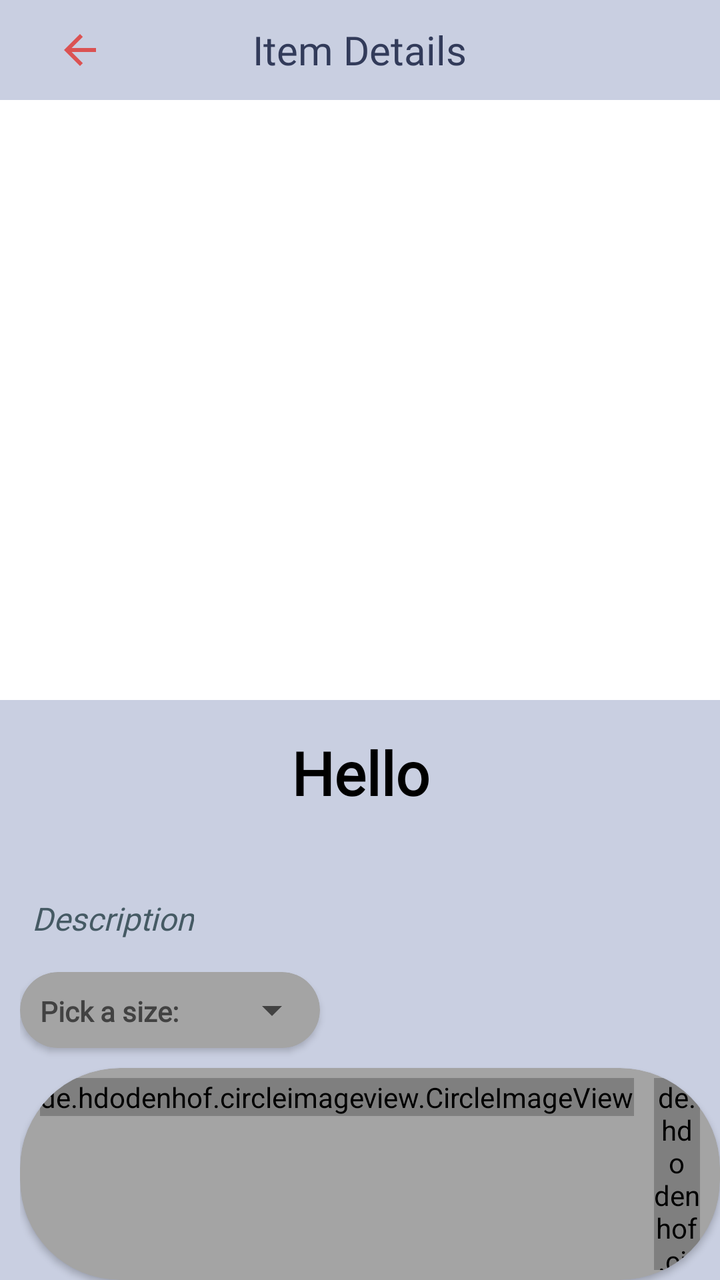
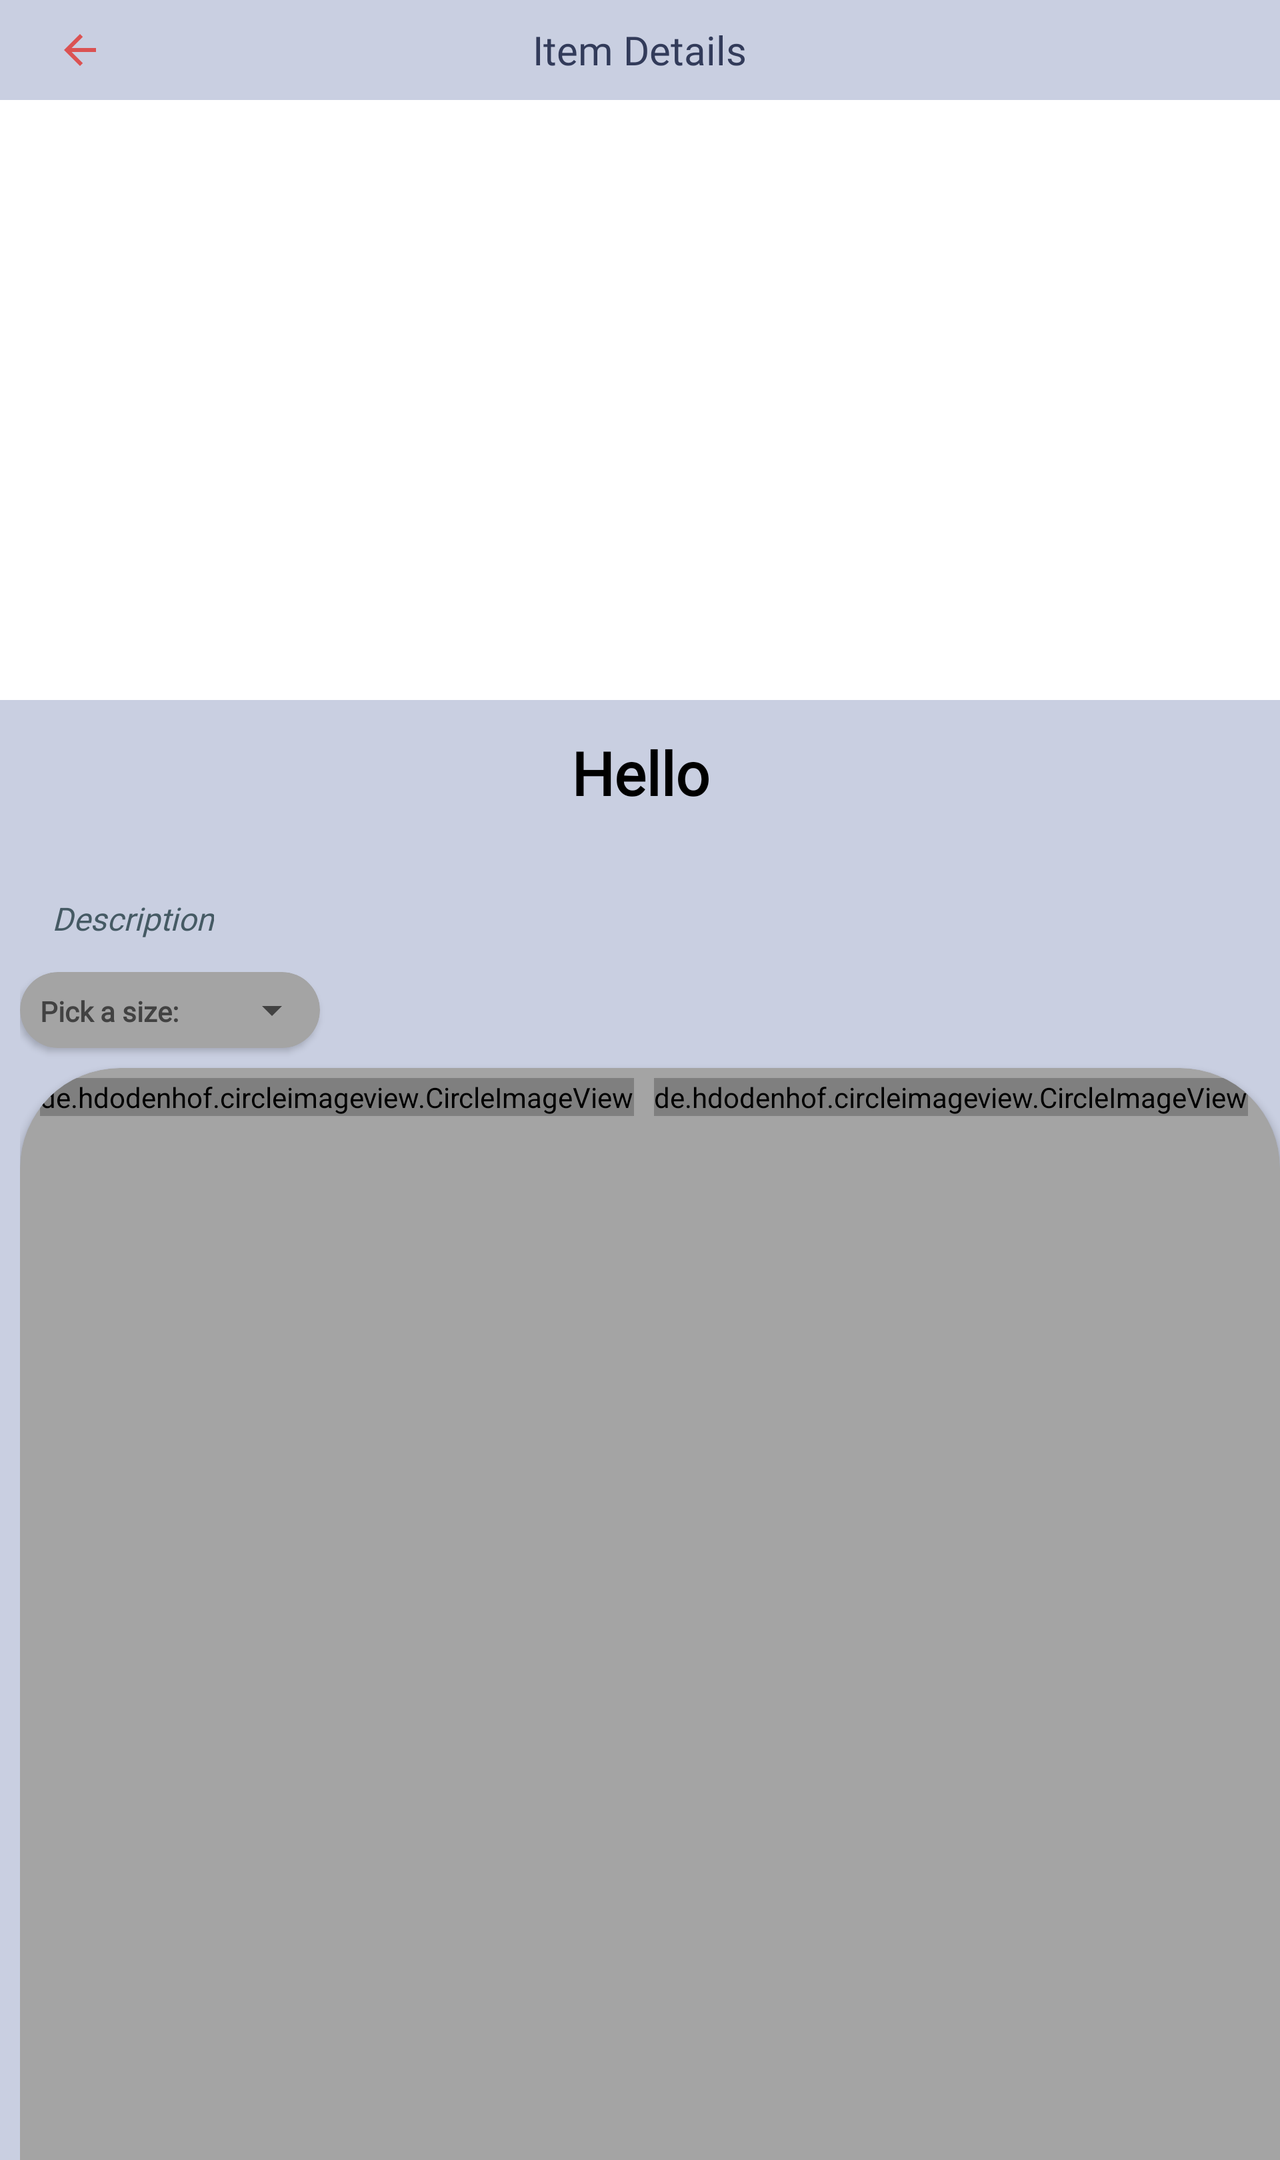

One screen, two layout resources from the same app: the default and the repository's alternative for another configuration. Each is rendered where Android would select it; the XML of both is given below.
<!-- AndroidManifest.xml: application theme Theme.SneakerSteals -->
<!-- res/layout/activity_details.xml -->
<?xml version="1.0" encoding="utf-8"?>
<LinearLayout xmlns:android="http://schemas.android.com/apk/res/android"
    xmlns:app="http://schemas.android.com/apk/res-auto"
    xmlns:tools="http://schemas.android.com/tools"
    android:layout_width="match_parent"
    android:layout_height="match_parent"
    android:orientation="vertical"
    android:background="#C9CFE1"
    tools:context=".DetailsActivity">

    <RelativeLayout
        android:layout_width="match_parent"
        android:layout_height="wrap_content"
        android:background="#C9CFE1">

        <TextView
            android:id="@+id/detailsview_header"
            android:layout_width="wrap_content"
            android:layout_height="wrap_content"
            android:layout_alignParentTop="true"
            android:layout_centerInParent="true"
            android:fontFamily="@font/montserrat_alternates_medium"
            android:text="Item Details"
            android:textColor="#323B5A"
            android:textSize="20sp" />

        <ImageButton
            android:id="@+id/back_button_details"
            android:layout_width="50dp"
            android:layout_height="50dp"
            android:layout_centerVertical="true"
            android:layout_gravity="center_vertical"
            android:layout_marginHorizontal="15dp"
            android:background="@android:color/transparent"
            android:layoutDirection="locale"
            android:outlineAmbientShadowColor="#DC143C"
            android:src="@drawable/ic_arrow_back_24"
            tools:ignore="SpeakableTextPresentCheck,ImageContrastCheck">

        </ImageButton>
    </RelativeLayout>
<RelativeLayout
    android:layout_width="match_parent"
    android:layout_height="300dp">
    <androidx.viewpager.widget.ViewPager
            android:id="@+id/viewPager"
            android:layout_width="match_parent"
            android:layout_height="300dp"
            android:background="@color/white"
            tools:ignore="SpeakableTextPresentCheck,SpeakableTextPresentCheck">

    </androidx.viewpager.widget.ViewPager>

    <com.google.android.material.tabs.TabLayout
        android:layout_height="wrap_content"
        android:layout_width="wrap_content"
        android:id="@+id/tablayout"
        app:tabBackground="@drawable/tab_selector"
        app:tabGravity="center"
        android:layout_centerInParent="true"
        android:background="@android:color/transparent"
        app:tabIndicatorHeight="0dp"
        android:layout_alignParentBottom="true">

    </com.google.android.material.tabs.TabLayout>
</RelativeLayout>

    <TextView
            android:layout_width="match_parent"
            android:layout_height="wrap_content"
            android:text="Hello"
            android:fontFamily="@font/montserrat_alternates_medium"
            android:textSize="30sp"
            android:textAlignment="center"
            android:textColor="#000000"
            android:padding="16dp"
            android:id="@+id/details_name"
            android:textStyle="bold">

        </TextView>

    <TextView
        android:id="@+id/details_description"
        android:layout_width="wrap_content"
        android:layout_height="wrap_content"
        android:layout_marginTop="10dp"
        android:fontFamily="@font/montserrat_alternates_medium"
        android:padding="16dp"
        android:text="Description"
        android:textColor="#455A64"
        android:textSize="16dp"
        android:textStyle="italic">

    </TextView>

    <RelativeLayout
            android:layout_width="match_parent"
            android:layout_height="wrap_content"
            android:layout_gravity="center_vertical"
            android:background="#C9CFE1"
            android:orientation="horizontal"
            android:layout_marginStart="10dp">
            <androidx.cardview.widget.CardView
                android:id="@+id/details_size"
                android:layout_width="150dp"
                android:layout_height="38dp"
                android:layout_gravity="center"
                android:orientation="horizontal"
                app:cardBackgroundColor="#A4A4A4"
                app:cardCornerRadius="50dp">
            <TextView
                android:fontFamily="@font/montserrat_alternates_medium"
                android:layout_width="wrap_content"
                android:layout_height="wrap_content"
                android:padding="10dp"
                android:id="@+id/size_text"
                android:layout_gravity="center_vertical"
                android:text="Pick a size:"
                android:textColor="#424242"
                android:textStyle="bold"
                />

                <Spinner
                    android:id="@+id/size_dropdown"
                    android:layout_width="wrap_content"
                    android:layout_height="fill_parent"
                    android:layout_marginStart="115dp"
                    android:spinnerMode="dropdown"
                    tools:ignore="SpeakableTextPresentCheck,TouchTargetSizeCheck">

                </Spinner>
            </androidx.cardview.widget.CardView>





        <androidx.cardview.widget.CardView
            android:id="@+id/details_colour"
            android:layout_width="wrap_content"
            android:layout_height="wrap_content"
            android:orientation="horizontal"
            android:layout_below="@id/details_size"
            android:layout_marginTop="10dp"
            app:cardBackgroundColor="#A4A4A4"
            app:cardCornerRadius="50dp">
            <LinearLayout
                android:layout_width="wrap_content"
                android:layout_height="match_parent"
                android:orientation="horizontal"
                android:padding="5dp">

                <de.hdodenhof.circleimageview.CircleImageView
                    android:id="@+id/firstcolour"
                    android:layout_width="wrap_content"
                    android:layout_height="wrap_content"
                    android:src="@drawable/bluecolour"
                    android:layout_marginHorizontal="5dp"
                    app:civ_border_color="@color/white"
                    app:civ_border_width="1dp"
                    android:visibility="visible" />
                <de.hdodenhof.circleimageview.CircleImageView
                    android:id="@+id/secondcolour"
                    android:layout_width="wrap_content"
                    android:layout_height="wrap_content"
                    android:src="@drawable/whitecolour"
                    app:civ_border_color="@color/white"
                    android:layout_marginHorizontal="5dp"
                    app:civ_border_width="1dp"
                    android:visibility="visible" />
                <de.hdodenhof.circleimageview.CircleImageView
                    android:id="@+id/thirdcolour"
                    android:layout_width="wrap_content"
                    android:layout_height="wrap_content"
                    android:src="@drawable/redcolour"
                    app:civ_border_color="@color/white"
                    android:layout_marginHorizontal="5dp"
                    app:civ_border_width="1dp"
                    android:visibility="visible" />
                <de.hdodenhof.circleimageview.CircleImageView
                    android:id="@+id/fourthcolour"
                    android:layout_width="wrap_content"
                    android:layout_height="wrap_content"
                    android:src="@drawable/yellowcolour"
                    app:civ_border_color="@color/white"
                    android:layout_marginHorizontal="5dp"
                    app:civ_border_width="1dp"
                    android:visibility="visible" />
            </LinearLayout>

        </androidx.cardview.widget.CardView>

    </RelativeLayout>

</LinearLayout>
<!-- resources referenced by this layout -->
<resources>
  <color name="white">#FFFFFFFF</color>
  <!-- drawable bluecolour (drawable) -->
  <?xml version="1.0" encoding="utf-8"?>
  <vector
      xmlns:android="http://schemas.android.com/apk/res/android"
      android:width="23dp"
      android:height="23dp"
      android:viewportWidth="23"
      android:viewportHeight="23"
      >
      <group>
  
          <clip-path
              android:pathData="M23 11.5C23 17.8513 17.8513 23 11.5 23C5.14873 23 0 17.8513 0 11.5C0 5.14873 5.14873 0 11.5 0C17.8513 0 23 5.14873 23 11.5Z"
              />
  
          <path
              android:pathData="M0 0V23H23V0"
              android:fillColor="#0288D1"
              />
  
  
      </group>
  
  </vector>
  <!-- drawable ic_arrow_back_24 (drawable) -->
  <vector android:height="24dp" android:tint="#DB5252"
      android:viewportHeight="24" android:viewportWidth="24"
      android:width="24dp" xmlns:android="http://schemas.android.com/apk/res/android">
      <path android:fillColor="@android:color/white" android:pathData="M20,11H7.83l5.59,-5.59L12,4l-8,8 8,8 1.41,-1.41L7.83,13H20v-2z"/>
  </vector>
  <!-- drawable redcolour (drawable) -->
  <vector
      xmlns:android="http://schemas.android.com/apk/res/android"
      xmlns:aapt="http://schemas.android.com/aapt"
      android:width="23dp"
      android:height="23dp"
      android:viewportWidth="23"
      android:viewportHeight="23"
      >
  
      <group>
  
          <clip-path
              android:pathData="M23 11.5C23 17.8513 17.8513 23 11.5 23C5.14873 23 0 17.8513 0 11.5C0 5.14873 5.14873 0 11.5 0C17.8513 0 23 5.14873 23 11.5Z"
              />
  
          <path
              android:pathData="M0 0V23H23V0"
              android:fillColor="#B71C1C"
              />
  
      </group>
  
  </vector>
  <!-- drawable whitecolour (drawable) -->
  <vector
      xmlns:android="http://schemas.android.com/apk/res/android"
      xmlns:aapt="http://schemas.android.com/aapt"
      android:width="23dp"
      android:height="23dp"
      android:viewportWidth="23"
      android:viewportHeight="23"
      >
  
      <group>
  
          <clip-path
              android:pathData="M23 11.5C23 17.8513 17.8513 23 11.5 23C5.14873 23 0 17.8513 0 11.5C0 5.14873 5.14873 0 11.5 0C17.8513 0 23 5.14873 23 11.5Z"
              />
  
          <path
              android:pathData="M0 0V23H23V0"
              android:fillColor="#ffff"
              />
  
      </group>
  
  </vector>
  <!-- drawable yellowcolour (drawable) -->
  <vector
      xmlns:android="http://schemas.android.com/apk/res/android"
      xmlns:aapt="http://schemas.android.com/aapt"
      android:width="23dp"
      android:height="23dp"
      android:viewportWidth="23"
      android:viewportHeight="23"
      >
  
      <group>
  
          <clip-path
              android:pathData="M23 11.5C23 17.8513 17.8513 23 11.5 23C5.14873 23 0 17.8513 0 11.5C0 5.14873 5.14873 0 11.5 0C17.8513 0 23 5.14873 23 11.5Z"
              />
  
          <path
              android:pathData="M0 0V23H23V0"
              android:fillColor="#FFEB3B"
              />
  
      </group>
  
  </vector>
  <style name="Theme.SneakerSteals" parent="Theme.MaterialComponents.DayNight.NoActionBar">
          
          <item name="colorPrimary">@color/purple_500</item>
          <item name="colorPrimaryVariant">@color/purple_700</item>
          <item name="colorOnPrimary">@color/white</item>
          
          <item name="colorSecondary">@color/teal_200</item>
          <item name="colorSecondaryVariant">@color/teal_700</item>
          <item name="colorOnSecondary">@color/black</item>
          
          <item name="android:statusBarColor" tools:targetApi="l">?attr/colorPrimaryVariant</item>
          
      </style>
  <color name="purple_500">#FF6200EE</color>
  <color name="purple_700">#FF3700B3</color>
  <color name="teal_200">#FF03DAC5</color>
  <color name="teal_700">#FF018786</color>
  <color name="black">#FF000000</color>
</resources>
<!-- res/layout-land/activity_details.xml (the repository's variant of the layout above) -->
<!-- drawn on the phone turned sideways -->
<?xml version="1.0" encoding="utf-8"?>
<ScrollView xmlns:android="http://schemas.android.com/apk/res/android"
    xmlns:app="http://schemas.android.com/apk/res-auto"
    xmlns:tools="http://schemas.android.com/tools"
    android:layout_width="match_parent"
    android:layout_height="match_parent" >
<LinearLayout
    android:layout_width="match_parent"
    android:layout_height="match_parent"
    android:orientation="vertical"
    android:background="#C9CFE1"
    tools:context=".DetailsActivity">

    <RelativeLayout
        android:layout_width="match_parent"
        android:layout_height="wrap_content"
        android:background="#C9CFE1">

        <TextView
            android:id="@+id/detailsview_header"
            android:layout_width="wrap_content"
            android:layout_height="wrap_content"
            android:layout_alignParentTop="true"
            android:layout_centerInParent="true"
            android:fontFamily="@font/montserrat_alternates_medium"
            android:text="Item Details"
            android:textColor="#323B5A"
            android:textSize="20sp" />

        <ImageButton
            android:id="@+id/back_button_details"
            android:layout_width="50dp"
            android:layout_height="50dp"
            android:layout_centerVertical="true"
            android:layout_gravity="center_vertical"
            android:layout_marginHorizontal="15dp"
            android:background="@android:color/transparent"
            android:layoutDirection="locale"
            android:outlineAmbientShadowColor="#DC143C"
            android:src="@drawable/ic_arrow_back_24"
            tools:ignore="SpeakableTextPresentCheck,ImageContrastCheck">

        </ImageButton>
    </RelativeLayout>

    <RelativeLayout
        android:layout_width="match_parent"
        android:layout_height="300dp">
        <androidx.viewpager.widget.ViewPager
            android:id="@+id/viewPager"
            android:layout_width="match_parent"
            android:layout_height="300dp"
            android:background="@color/white"
            tools:ignore="SpeakableTextPresentCheck,SpeakableTextPresentCheck">

        </androidx.viewpager.widget.ViewPager>

        <com.google.android.material.tabs.TabLayout
            android:layout_height="wrap_content"
            android:layout_width="wrap_content"
            android:id="@+id/tablayout"
            app:tabBackground="@drawable/tab_selector"
            app:tabGravity="center"
            android:layout_centerInParent="true"
            android:background="@android:color/transparent"
            app:tabIndicatorHeight="0dp"
            android:layout_alignParentBottom="true">

        </com.google.android.material.tabs.TabLayout>
    </RelativeLayout>

    <TextView
            android:layout_width="match_parent"
            android:layout_height="wrap_content"
            android:text="Hello"
            android:fontFamily="@font/montserrat_alternates_medium"
            android:textSize="30sp"
            android:textAlignment="center"
            android:textColor="#000000"
            android:padding="16dp"
            android:id="@+id/details_name"
            android:textStyle="bold">

        </TextView>

    <TextView
        android:id="@+id/details_description"
        android:layout_width="wrap_content"
        android:layout_height="wrap_content"
        android:layout_marginTop="10dp"
        android:layout_marginStart="10dp"
        android:fontFamily="@font/montserrat_alternates_medium"
        android:padding="16dp"
        android:text="Description"
        android:textColor="#455A64"
        android:textSize="16dp"
        android:textStyle="italic">

    </TextView>

    <RelativeLayout
        android:layout_width="match_parent"
        android:layout_height="wrap_content"
        android:layout_gravity="center_vertical"
        android:background="#C9CFE1"
        android:orientation="horizontal"
        android:layout_marginStart="10dp">
        <androidx.cardview.widget.CardView
            android:id="@+id/details_size"
            android:layout_width="150dp"
            android:layout_height="38dp"
            android:layout_gravity="center"
            android:orientation="horizontal"
            app:cardBackgroundColor="#A4A4A4"
            app:cardCornerRadius="50dp"
            >
            <TextView
                android:fontFamily="@font/montserrat_alternates_medium"
                android:layout_width="wrap_content"
                android:layout_height="wrap_content"
                android:padding="10dp"
                android:id="@+id/size_text"
                android:layout_gravity="center_vertical"
                android:text="Pick a size:"
                android:textColor="#424242"
                android:textStyle="bold"
                />

            <Spinner
                android:id="@+id/size_dropdown"
                android:layout_width="wrap_content"
                android:layout_height="fill_parent"
                android:layout_marginStart="115dp"
                android:spinnerMode="dropdown"
                tools:ignore="SpeakableTextPresentCheck,TouchTargetSizeCheck">

            </Spinner>
        </androidx.cardview.widget.CardView>

        <androidx.cardview.widget.CardView
            android:id="@+id/details_colour"
            android:layout_width="wrap_content"
            android:layout_height="wrap_content"
            android:orientation="horizontal"
            android:layout_below="@id/details_size"
            android:layout_marginTop="10dp"
            android:layout_marginBottom="10dp"
            app:cardBackgroundColor="#A4A4A4"
            app:cardCornerRadius="50dp">
            <LinearLayout
                android:layout_width="wrap_content"
                android:layout_height="match_parent"
                android:orientation="horizontal"
                android:padding="5dp">
                <de.hdodenhof.circleimageview.CircleImageView
                    android:id="@+id/firstcolour"
                    android:layout_width="wrap_content"
                    android:layout_height="wrap_content"
                    android:src="@drawable/bluecolour"
                    android:layout_marginHorizontal="5dp"
                    app:civ_border_color="@color/white"
                    app:civ_border_width="1dp"
                    android:visibility="visible" />
                <de.hdodenhof.circleimageview.CircleImageView
                    android:id="@+id/secondcolour"
                    android:layout_width="wrap_content"
                    android:layout_height="wrap_content"
                    android:src="@drawable/whitecolour"
                    app:civ_border_color="@color/white"
                    android:layout_marginHorizontal="5dp"
                    app:civ_border_width="1dp"
                    android:visibility="visible" />
                <de.hdodenhof.circleimageview.CircleImageView
                    android:id="@+id/thirdcolour"
                    android:layout_width="wrap_content"
                    android:layout_height="wrap_content"
                    android:src="@drawable/redcolour"
                    app:civ_border_color="@color/white"
                    android:layout_marginHorizontal="5dp"
                    app:civ_border_width="1dp"
                    android:visibility="visible" />
                <de.hdodenhof.circleimageview.CircleImageView
                    android:id="@+id/fourthcolour"
                    android:layout_width="wrap_content"
                    android:layout_height="wrap_content"
                    android:src="@drawable/yellowcolour"
                    app:civ_border_color="@color/white"
                    android:layout_marginHorizontal="5dp"
                    app:civ_border_width="1dp"
                    android:visibility="visible" />
            </LinearLayout>

        </androidx.cardview.widget.CardView>

    </RelativeLayout>

</LinearLayout>
</ScrollView>
